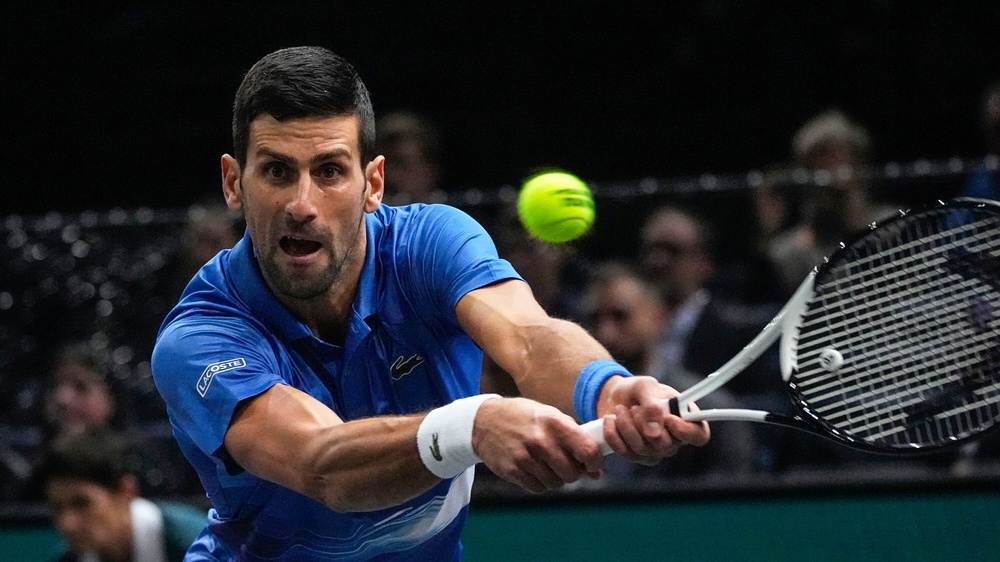
#> input picture Capstone/carter/tennis.jpg, 1000 x 562 px, shrunk from 3000 x 1686 before the run
$ python process.py
#> lines starting #> are read from the running program, lines starting #| are printed output that depends on the picture; after the words box and inside, x2 and y2 are one past the last pixel; in counts of white or black regions, pixels touching at a corner belong together
import cv2
import numpy as np

def show(img):
	# Display the image in a window named "Image"
	cv2.imshow('Image', img)

	# Wait until a key is pressed, then close the window
	cv2.waitKey(0)
	cv2.destroyAllWindows()


image = cv2.imread("tennis.jpg")
#> image is the input picture: shape (562, 1000, 3); mean B, G, R 47.9, 43.5, 40.4


# ~ show(image[::4,::4,1])
hsv_image = cv2.cvtColor(image, cv2.COLOR_BGR2HSV)
#> hsv_image: shape (562, 1000, 3); mean H, S, V 67.3, 98.1, 57
whereBall=np.uint8((hsv_image[::4,::4,0]>37)*(hsv_image[::4,::4,0]<45))*255
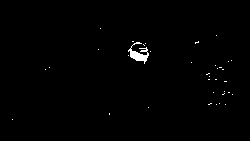
#> whereBall: shape (141, 250); 0.7% white; 36 white regions (35 under 20 px), largest, box (x1, y1, x2, y2) and area: (128, 42, 149, 64) 188
show(whereBall)
